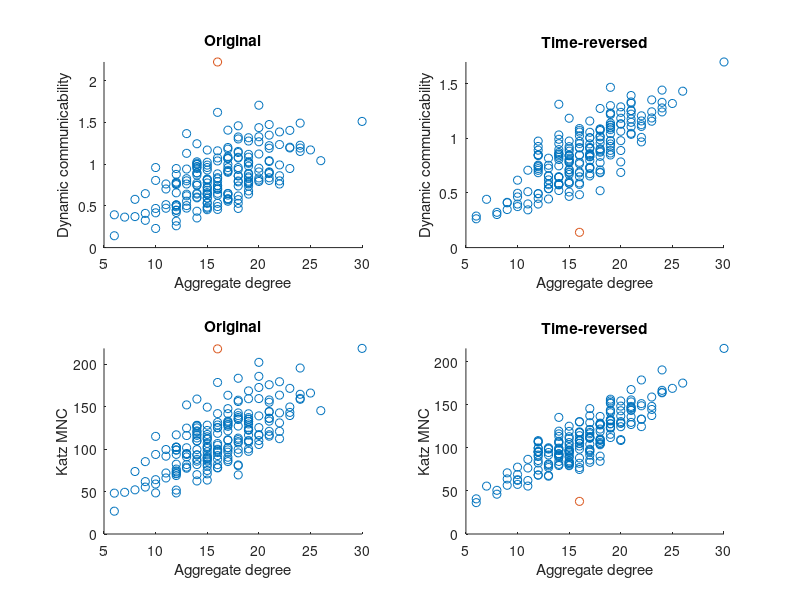

This chart was generated by the following MATLAB code:
% Description: This script creates a small synthetic temporal network with 
% n=200 nodes and L=4 time layers according to the description in 
% [1, Sec. 5.2]. The random edges of one 'agenda-setting' node in the
% first time layer are replaced by paths that distribute information
% through the network more effectively than random edges would. 
% This script reproduces [2, Fig. 6] in which we compare dynamic 
% communicabilities with marginal node Katz centralities for forward and
% backward evolving time, plotted against the aggregate node degree.
%
% [1] Fenu, C. & Higham, D.J. (2017) Block matrix formulations for evolving networks,
% SIAM Journal on Matrix Analysis and Applications, vol. 38, no. 2, pp. 343-360.
% https://doi.org/10.1137/16M1076988
% [2] Bergermann, K. & Stoll, M. (2021) Fast computation of matrix 
% function-based centrality measures for layer-coupled multiplex networks. 
% https://arxiv.org/abs/2104.14368v3
% 
% Kai Bergermann, 2021

%% create network
% create the random network as described in [1, Sec. 5.2]
n=200;
L=4;

% create directed random graph with probability 4/n for the presence of an edge
rng(28) 
R = rand(n,n,L);
A = double(R<4/n);
% remove all edges that emanate from node 1
A(1,:,:) = 0;

% create 16 paths through time starting at node 1
for i=1:16
    n2 = randi([1,n]);
    A(1,n2,1) = 1;
    n3 = randi([1,n]);
    A(n2,n3,2) = 1;
    n4 = randi([1,n]);
    A(n3,n4,3) = 1;
    n5 = randi([1,n]);
    A(n4,n5,4) = 1;
end

% delete repeated edges within a time level and delete self-loops
A(A>1) = 1;
A(:,:,1) = A(:,:,1) - diag(diag(A(:,:,1)));
A(:,:,2) = A(:,:,2) - diag(diag(A(:,:,2)));
A(:,:,3) = A(:,:,3) - diag(diag(A(:,:,3)));
A(:,:,4) = A(:,:,4) - diag(diag(A(:,:,4)));

%% compute dynamic centralities

% aggregate out-degree
aggregate_degree = sum(sum(A,2),3);

% determine maximum spectral radius over the time levels
lambda = zeros(L,1);
for l=1:L
    lambda(l) = eigs(A(:,:,l),1,'lm');
end
p_star = max(lambda);

% compute dynamic broadcast communicability
b = 1;
deltaT = 1;
alpha = 0.9/p_star;
Sj = zeros(n,n);
for l=1:L
    Sj = (eye(n,n) + exp(-b*deltaT)*Sj)*((eye(n,n) - alpha*A(:,:,l))\eye(n,n)) - eye(n,n);
end
dynamic_broadcast_communicability = sum(Sj/norm(Sj,2),2);

% plot aggregate_degree vs. dynamic_broadcast_communicability 'Original'
% (forward time)
figure(1)
subplot(221)
scatter(aggregate_degree(2:end),dynamic_broadcast_communicability(2:end),'b.')
hold on
scatter(aggregate_degree(1),dynamic_broadcast_communicability(1),'r*')
title('Original')
xlabel('Aggregate degree')
ylabel('Dynamic communicability')
ylim([0 inf])
hold off

% compute reverse dynamic broadcast communicability
b = 1;
deltaT = 1;
alpha = 0.9/p_star;
Sj = zeros(n,n);
for l=L:-1:1
    Sj = (eye(n,n) + exp(-b*deltaT)*Sj)*((eye(n,n) - alpha*A(:,:,l))\eye(n,n)) - eye(n,n);
end
reverse_dynamic_broadcast_communicability = sum(Sj/norm(Sj,2),2);

% plot aggregate_degree vs. reverse_dynamic_broadcast_communicability
% 'Time-reversed' (backward time)
subplot(222)
scatter(aggregate_degree(2:end),reverse_dynamic_broadcast_communicability(2:end),'b.')
hold on
scatter(aggregate_degree(1),reverse_dynamic_broadcast_communicability(1),'r*')
title('Time-reversed')
xlabel('Aggregate degree')
ylabel('Dynamic communicability')
ylim([0 inf])
hold off


%% compute multiplex Katz centrality

% set interlayer adjacency
interlayer_type=2;

switch interlayer_type
    case 1 % temporal (bi-directional) -- reproduces lower two plots of  [1, Fig. 2]
        interlayer_adjacency_matrix = spdiags([ones(L,1),zeros(L,1),ones(L,1)],-1:1,L,L); 
    case 2 % temporal (uni-directional [forward])
        interlayer_adjacency_matrix = spdiags([zeros(L,1),ones(L,1)],0:1,L,L);
end

% build supra-adjacency matrix with time layer ordering 1, 2, 3, 4
A_supra = blkdiag(A(:,:,1), A(:,:,2), A(:,:,3), A(:,:,4)) + kron(interlayer_adjacency_matrix, eye(n,n));
nL = n*L;

% compute largest eigevalue and set parameter alpha
lambda_supra = eigs(A_supra,1,'lm');
alpha_supra = 0.9/lambda_supra;

% compute marginal node Katz centrality 'Original'
supracentrality_original = sum(reshape(sum((eye(nL,nL) - alpha_supra*A_supra)\eye(nL,nL),2),n,L),2);

% plot aggregate_degree vs. supracentrality_original 'Original'
% (forward time)
subplot(223)
scatter(aggregate_degree(2:end),supracentrality_original(2:end),'b.')
hold on
scatter(aggregate_degree(1),supracentrality_original(1),'r*')
title('Original')
xlabel('Aggregate degree')
ylabel('Katz MNC')
ylim([0 inf])
hold off

% build supra-adjacency matrix with time layer ordering 4, 3, 2, 1
A_supra_reversed = blkdiag(A(:,:,4), A(:,:,3), A(:,:,2), A(:,:,1)) + kron(interlayer_adjacency_matrix, eye(n,n));

% compute largest eigevalue and set parameter alpha
lambda_supra_reversed = eigs(A_supra_reversed,1,'lm');
alpha_supra_reversed = 0.9/lambda_supra_reversed;

% compute marginal node Katz centrality 'Time-reversed'
supracentrality_reversed = sum(reshape(sum((eye(nL,nL) - alpha_supra_reversed*A_supra_reversed)\eye(nL,nL),2),n,L),2);

% plot aggregate_degree vs. supracentrality_reversed 'Time-reversed'
% (backward time)
subplot(224)
scatter(aggregate_degree(2:end),supracentrality_reversed(2:end),'b.')
hold on
scatter(aggregate_degree(1),supracentrality_reversed(1),'r*')
title('Time-reversed')
xlabel('Aggregate degree')
ylabel('Katz MNC')
ylim([0 inf])
hold off
